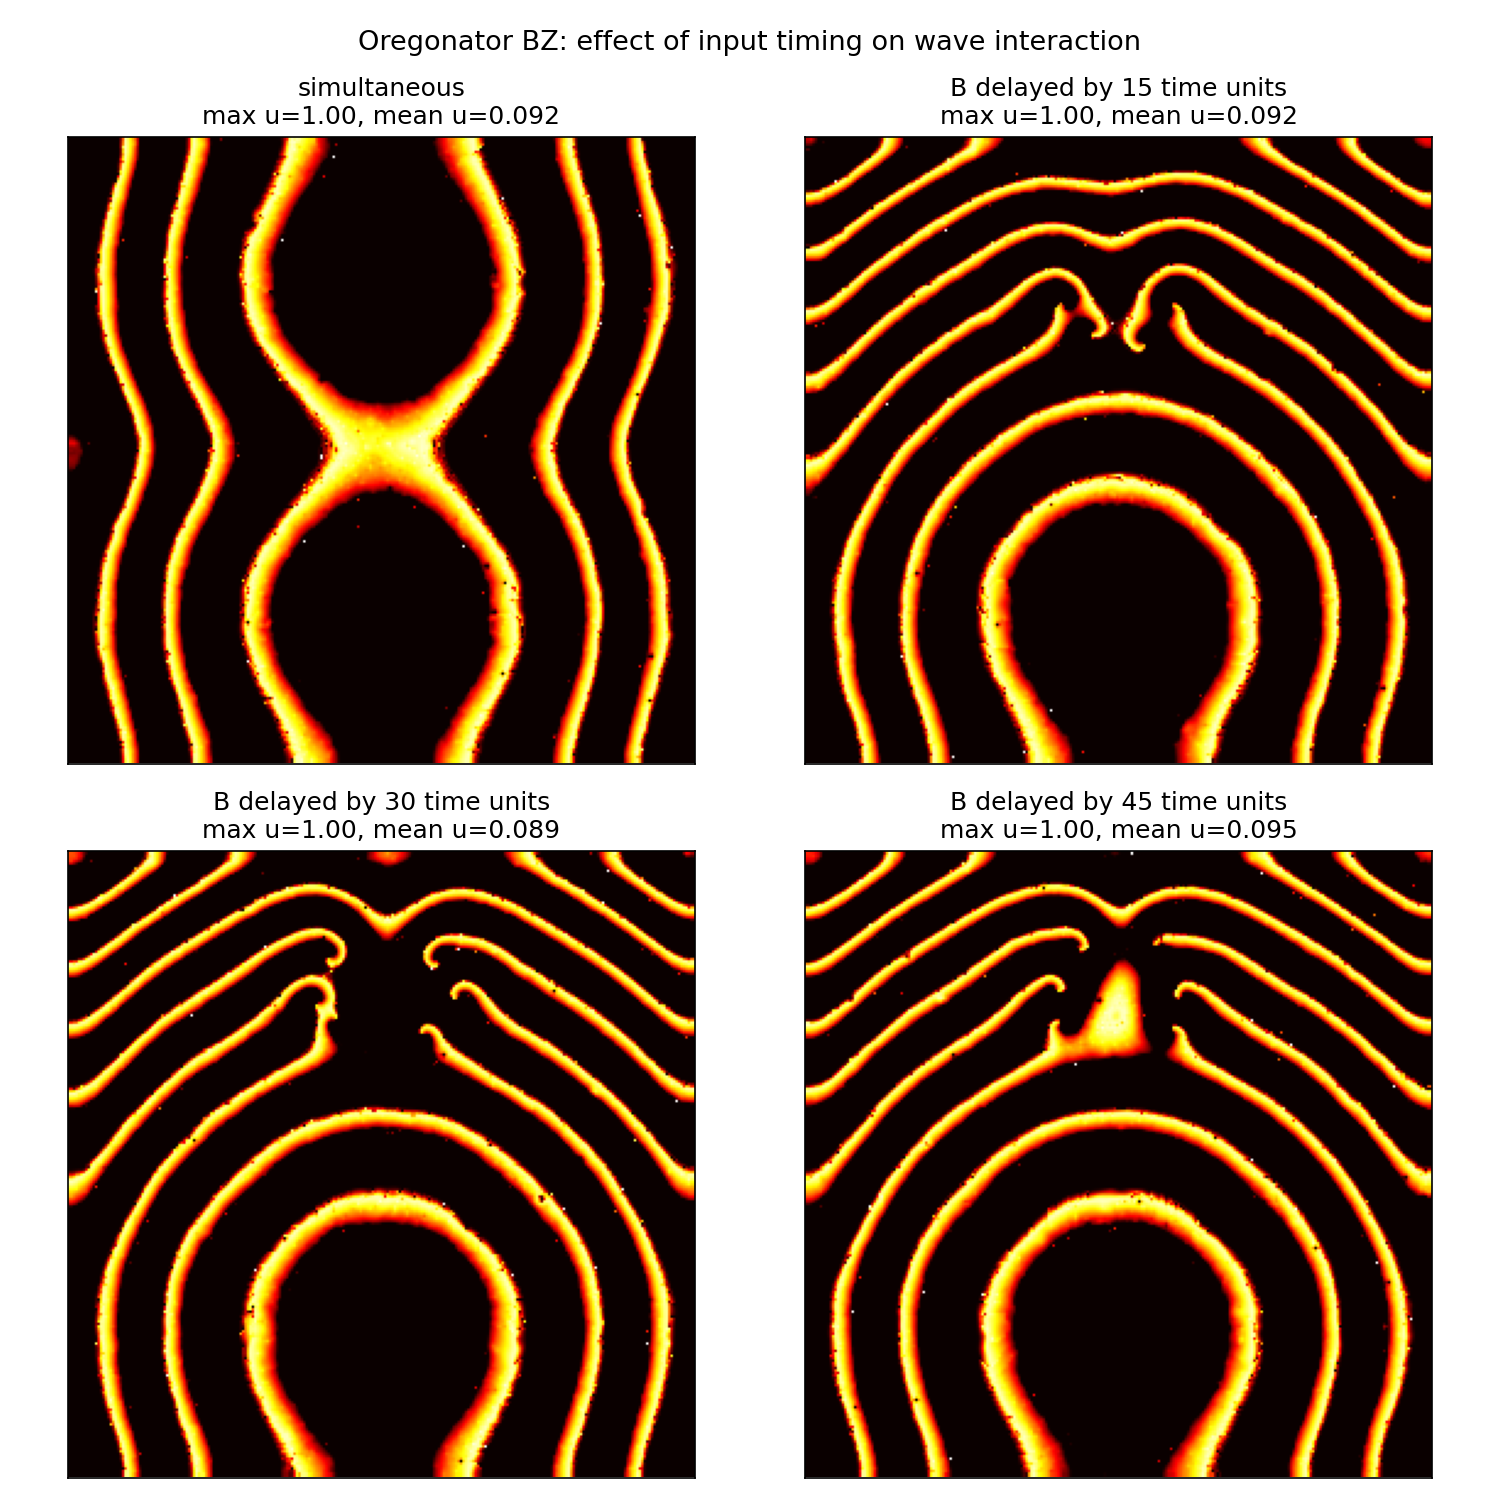

Python code for this plot:
"""
Oregonator BZ: timing as a control degree of freedom.

Two excited seeds are placed on the left and right.  The right seed is
fired at different delays relative to the left seed.  The final field
shows how timing changes the collision / routing outcome.
"""

import numpy as np
import matplotlib.pyplot as plt


NX, NY = 256, 256
DX = 1.0
DT = 0.05
Du = 1.0
Dv = 0.6
EPS = 0.05
Q = 0.002
F = 1.4
PHI = 0.0


def laplacian(c):
    out = np.zeros_like(c)
    out[1:-1, 1:-1] = (
        c[:-2, 1:-1] + c[2:, 1:-1] +
        c[1:-1, :-2] + c[1:-1, 2:] -
        4 * c[1:-1, 1:-1]
    ) / DX**2
    out[0, :] = out[1, :]
    out[-1, :] = out[-2, :]
    out[:, 0] = out[:, 1]
    out[:, -1] = out[:, -2]
    return out


def step(u, v):
    Lu = laplacian(u)
    Lv = laplacian(v)
    reaction = (1.0 / EPS) * (
        u - u**2 - (F * v + PHI) * (u - Q) / (u + Q)
    )
    u += DT * (Du * Lu + reaction)
    v += DT * (Dv * Lv + u - v)
    np.clip(u, -0.1, 1.0, out=u)
    np.clip(v, -0.1, 1.5, out=v)
    return u, v


def run(delay_steps, nsteps=12000):
    """Run with left pulse at t=0 and right pulse after delay_steps."""
    u = np.zeros((NX, NY), dtype=float)
    v = np.zeros((NX, NY), dtype=float)

    Y, X = np.mgrid[0:NY, 0:NX]
    left = np.sqrt((X - 60)**2 + (Y - NY // 2)**2) < 25
    right = np.sqrt((X - (NX - 60))**2 + (Y - NY // 2)**2) < 25

    for n in range(nsteps):
        if 0 <= n < 30:
            u[left] = 0.8
            v[left] = 0.2
        if delay_steps <= n < delay_steps + 30:
            u[right] = 0.8
            v[right] = 0.2
        u, v = step(u, v)

    return u, v


delays = [0, 300, 600, 900]  # in time steps
labels = [
    'simultaneous',
    'B delayed by 15 time units',
    'B delayed by 30 time units',
    'B delayed by 45 time units',
]

fig, axes = plt.subplots(2, 2, figsize=(10, 10))
axes = axes.ravel()

for ax, delay, label in zip(axes, delays, labels):
    u, v = run(delay)
    ax.imshow(u.T, origin='lower', cmap='hot', vmin=0, vmax=1)
    ax.set_title(f'{label}\nmax u={u.max():.2f}, mean u={u.mean():.3f}')
    ax.set_xticks([])
    ax.set_yticks([])

plt.suptitle('Oregonator BZ: effect of input timing on wave interaction', fontsize=13)
plt.tight_layout()
plt.savefig('Analysis/oregonator_timing_sweep.png', dpi=150)
print('Saved Analysis/oregonator_timing_sweep.png')
